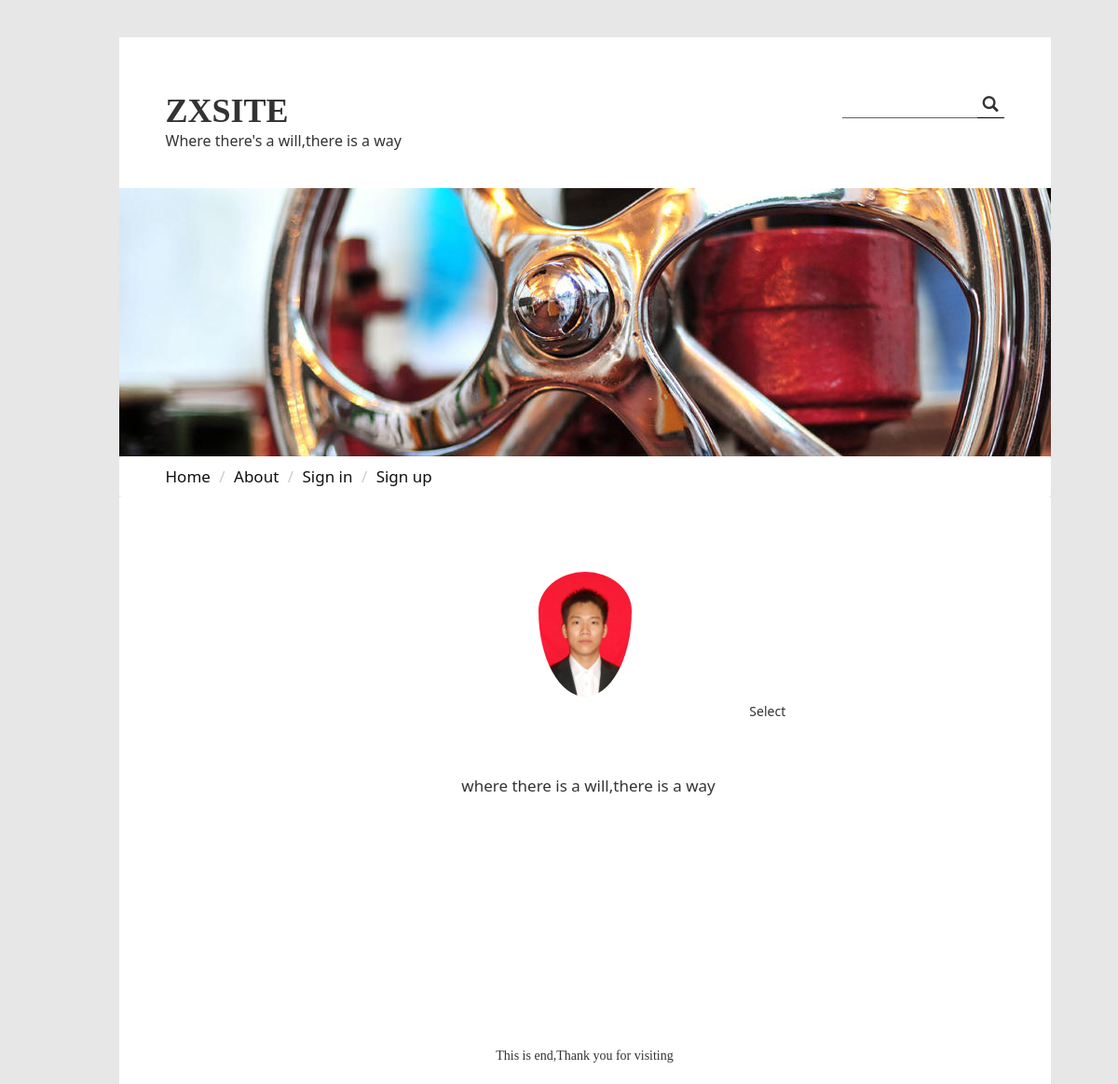
The page /user/1/ on the database its author committed.
### zxsite/models.py (models this page shows, shortened)
class Bloger(models.Model):
    user = models.OneToOneField(User)
    likelist = models.ManyToManyField('Bloger', verbose_name='关注列表', null=True, blank=True,
                                      related_name='re_likelists')
    portrait = models.ImageField('头像', upload_to='pic/', default='pic/timg.jpg')
    GENDER_CHOICE = (
        ('F', 'FEMALE'),
        ('M', 'MALE')
    )
    gender = models.CharField(max_length=5, choices=GENDER_CHOICE)
    signiture = models.CharField(max_length=100)

### zxsite/views.py (the view, shortened to what this page needs)
# urls.py: url(r'user/(?P<userid>[0-9]+)/$',views.edituser,name='edituser'),
def edituser(request,userid):
    user = request.user
    bloger = Bloger.objects.get(user_id=userid)
    content = {
        'user':user,
        'bloger':bloger,
    }
    return render(request,'zxsite/userinfo.html',content)

### zxsite/templates/zxsite/userinfo.html (shortened to what this page needs)
{% extends 'zxsite/subbase1.html' %}
{% block userinfo %}
    <div class="self-about-block center-block">
        <div class="center-block">
            <img src="{{ bloger.portrait.url }}" alt="" class="img-circle center-block">
            <form action="" method="post" enctype="multipart/form-data">
                <label class="btn btn-default btn-file pull-right" style="border: 0;outline: none" id="select">
                    Select<input type="file" style="display: none;" name="picfile">
                </label>
                <textarea name="signiture" id="comment" rows="4" style=" width: 100%;border:0;outline: none;padding-left: 10px;resize: none;margin-top: 50px;font-size: 17px;text-align: center">{{ bloger.signiture }}</textarea>
            </form>
        </div>
    </div>
{% endblock %}

### zxsite/static/zxsite/css/selfdefine.css (style rules this page uses)
body { margin: 0; padding: 0; }
.self-about-block { width: 600px; height:500px; }
.self-about-block img { width: 100px; padding-top: 50px; }

### rows shown on the page
Bloger: portrait (picture), signiture "where there is a will,there is a way"
